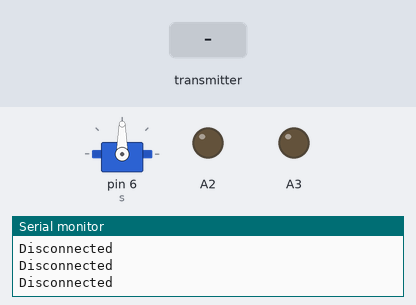
A sketch run on a simulated Arduino Uno, built with avr-gcc and run on an emulated ATmega328P. On the bench: servo, output pins drawn as LEDs (lit = HIGH), the last lines printed to the serial monitor. The inputs (shaded band) are chosen by the test bench. No radio packets arrive unless stated.

Above: at 1.2 s.
1.3 s: the transmitter starts sending val.0 = 0
At 2.4 s:
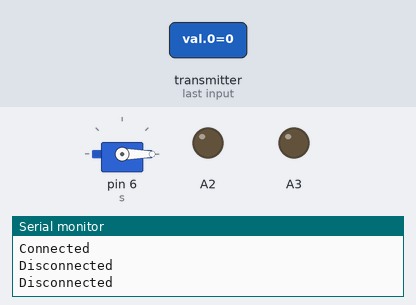
2.8 s: the transmitter starts sending val.1 = 256
At 3.6 s:
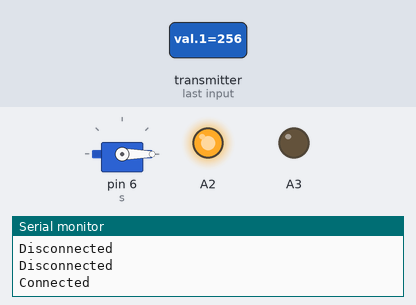
4.3 s: the transmitter starts sending val.0 = 256
At 4.7 s:
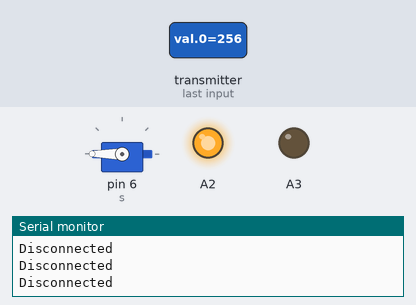
5.8 s: the transmitter starts sending val.1 = 0
At 7.0 s:
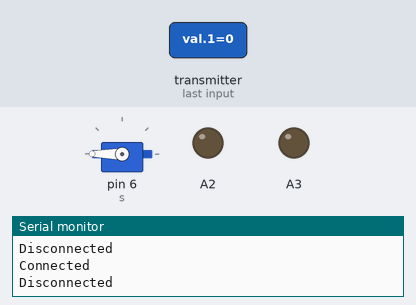
7.3 s: the transmitter starts sending val.0 = 1023
At 8.2 s:
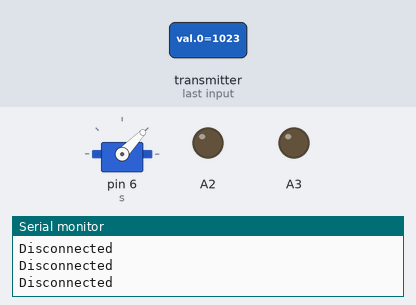
8.8 s: the transmitter starts sending val.1 = 512
At 9.3 s:
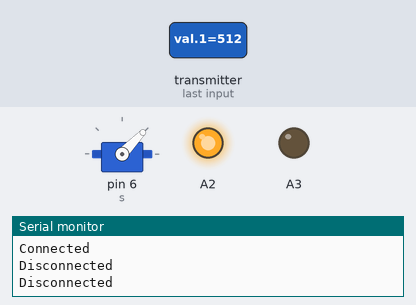
Timing chart, 0 to 11.3 s (numbered marks = the images above; inputs shaded):
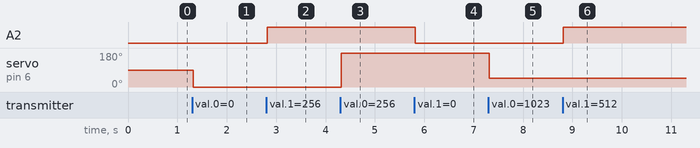

Measured:
- after the input at 1.3 s, servo on pin 6 (s): 90° → 0° at once
- after the input at 2.8 s, A2: LOW → HIGH at once
- after the input at 4.3 s, servo on pin 6 (s): 0° → 180° at once
- after the input at 5.8 s, A2: HIGH → LOW at once
- after the input at 7.3 s, servo on pin 6 (s): 180° → 46° at once
- after the input at 8.8 s, A2: LOW → HIGH at once

The sketch:

Reciver_NRF24L01_Code.ino
```cpp
#include <SPI.h>
#include <nRF24L01.h>
#include <RF24.h>
#include<Servo.h>
Servo s;
RF24 radio(9, 8);
const byte address[6] = "12345";


void setup()
{
  Serial.begin(9600);
  s.attach(6);
  radio.begin();
  radio.openReadingPipe(0, address);
  radio.setPALevel(RF24_PA_MAX);
  radio.setDataRate(RF24_250KBPS);


  radio.startListening();
}


void loop()
{
  if (radio.available())
  {
    Serial.println("Connected");
    int val[2]                    ;
    radio.read(&val, sizeof(val));
    s.write(val[0]);
    analogWrite(A2,val[1]);
    analogWrite(A3,0);
    //Serial.println(val);

  }
  else
  {
    Serial.println("Disconnected");
  }
}
```
